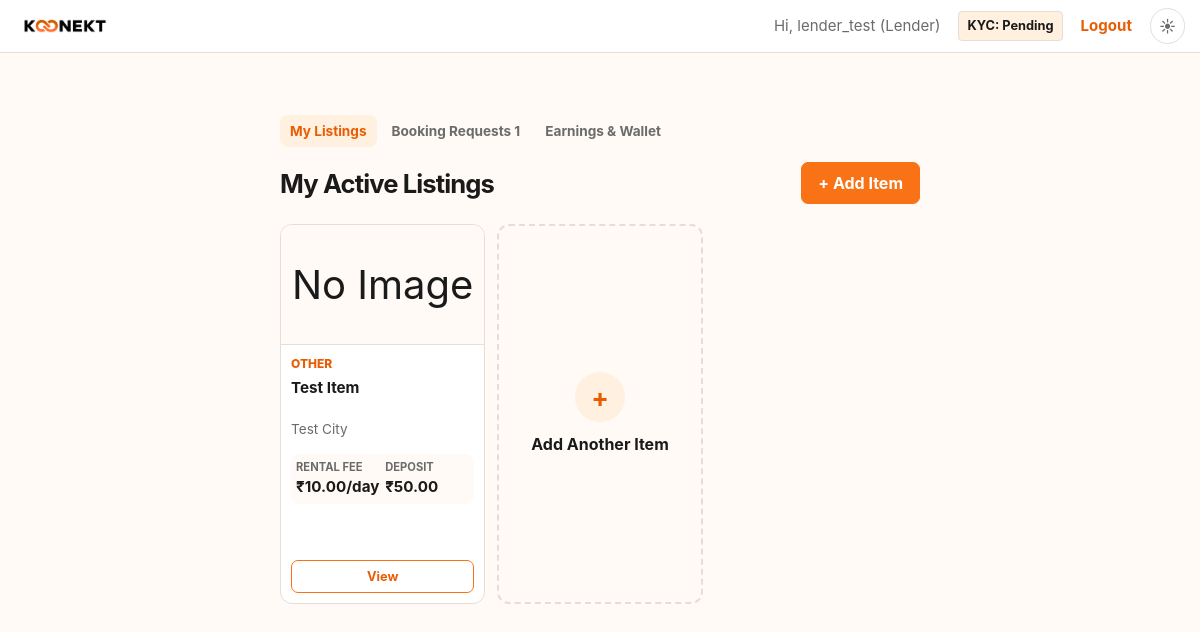
The page /product/lender/products/ (signed in) on the database its author committed.
### accounts/models.py (models this page shows, shortened)
class User(AbstractUser):
    class Role(models.TextChoices):
        RENTER = "RENTER", "Renter"
        LENDER = "LENDER", "Lender"
    class KYCStatus(models.TextChoices):
        PENDING = "PENDING", "Pending"
        VERIFIED = "VERIFIED", "Verified"
        REJECTED = "REJECTED", "Rejected"
    role = models.CharField(
        max_length=10,
        choices=Role.choices,
        default=Role.RENTER,
    )
    phone = models.CharField(max_length=15, blank=True)
    kyc_status = models.CharField(
        max_length=10,
        choices=KYCStatus.choices,
        default=KYCStatus.PENDING,
    )
    created_at = models.DateTimeField(auto_now_add=True)

### products/models.py (models this page shows, shortened)
class Product(models.Model):
    owner = models.ForeignKey(
        settings.AUTH_USER_MODEL,
        on_delete=models.CASCADE,
        related_name="products"
    )
    name = models.CharField(max_length=200)
    class Category(models.TextChoices):
        VEHICLES = "Vehicles", "Cars, Bikes & Vehicles"
        ELECTRONICS = "Electronics", "Electronics & Appliances"
        MOBILES = "Mobiles", "Mobiles & Tablets"
        FURNITURE = "Furniture", "Furniture & Decor"
        FASHION = "Fashion", "Fashion & Clothing"
        BOOKS_SPORTS = "Books & Sports", "Books, Sports & Hobbies"
        TOOLS = "Tools", "Tools & Machinery"
        OUTDOORS = "Outdoors", "Outdoors & Camping"
        ENTERTAINMENT = "Entertainment", "Gaming & Entertainment"
        PROPERTIES = "Properties", "Real Estate & Properties"
        OTHER = "Other", "Other"
    category = models.CharField(
        max_length=100,
        choices=Category.choices,
        default=Category.OTHER
    )
    description = models.TextField()
    rental_price = models.DecimalField(
        max_digits=10,
        decimal_places=2
    )
    security_deposit = models.DecimalField(
        max_digits=10,
        decimal_places=2
    )
    location = models.CharField(max_length=200)
    condition = models.CharField(max_length=100)
    image = models.ImageField(
        upload_to="products/",
        blank=True,
        null=True
    )
    available = models.BooleanField(default=True)
    created_at = models.DateTimeField(auto_now_add=True)

### products/views.py (the view)
# urls.py: path('lender/products/', views.lender_products, name='lender_products'),
@login_required
def lender_products(request):
    products = Product.objects.filter(owner=request.user)
    all_bookings = Booking.objects.filter(product__owner=request.user).order_by('-id')
    active_requests = all_bookings.exclude(
        status__iexact='COMPLETED'
    ).exclude(
        status__iexact='REJECTED'
    ).exclude(
        status__iexact='CANCELLED'
    )
    context = {
        'products': products,
        'active_requests': active_requests,
        'lender_bookings': all_bookings,
    }
    return render(request, 'products/product.html', context)

### products/templates/products/product.html (shortened to what this page needs)
{% extends "base.html" %}
{% block content %}
<div class="dashboard-wrapper">
    <div class="tab-nav">
        <button class="tab-nav-item active" onclick="switchTab('listingsTab', this)">
            My Listings
        </button>
        <button class="tab-nav-item" onclick="switchTab('requestsTab', this)">
            Booking Requests
            {% if active_requests %}
                <span class="badge">{{ active_requests|length }}</span>
            {% endif %}
        </button>
        <button class="tab-nav-item" onclick="switchTab('earningsTab', this)">
            Earnings & Wallet
        </button>
    </div>
    <section id="listingsTab" class="tab-content active">
        <div style="display: flex; justify-content: space-between; align-items: center; margin-bottom: 20px;">
            <h1 style="margin: 0; font-size: 1.6rem;">My Active Listings</h1>
            <button onclick="showAddProduct()" style="padding: 8px 16px;">+ Add Item</button>
        </div>
        <div class="listings-grid">
            {% for product in products %}
            <div class="product-card">
                <div class="product-image">
                    {% if product.image %}
                        <img src="{{ product.image.url }}" alt="{{ product.name }}">
                    {% else %}No Image{% endif %}
                </div>
                <div class="product-body">
                    <span class="product-category">{{ product.category }}</span>
                    <h2 class="product-title">{{ product.name }}</h2>
                    <p style="font-size: 0.85rem; margin-bottom: 15px;">{{ product.location }}</p>
                    <div class="product-meta">
                        <div>
                            <span class="product-meta-label">Rental Fee</span>
                            <span class="product-meta-value">₹{{ product.rental_price }}/day</span>
                        </div>
                        <div>
                            <span class="product-meta-label">Deposit</span>
                            <span class="product-meta-value">₹{{ product.security_deposit }}</span>
                        </div>
                    </div>
                    <div class="product-actions">
                        <button class="secondary-button" onclick="showProduct({
                            name: '{{ product.name|escapejs }}',
                            category: '{{ product.category|escapejs }}',
                            description: '{{ product.description|escapejs }}',
                            rental_price: '{{ product.rental_price }}',
                            security_deposit: '{{ product.security_deposit }}',
                            location: '{{ product.location|escapejs }}',
                            condition: '{{ product.condition|escapejs }}',
                            imageUrl: '{% if product.image %}{{ product.image.url }}{% endif %}'
                        })">View</button>
                    </div>
                </div>
            </div>
            {% empty %}
            <div style="grid-column: 1/-1; text-align: center; padding: 40px; color: var(--muted);">
                You haven't listed any items yet.
            </div>
            {% endfor %}
            <div class="product-card" style="border: 2px dashed var(--border); display: flex; align-items: center; justify-content: center; min-height: 380px; background: transparent; box-shadow: none;">
                <button class="secondary-button" onclick="showAddProduct()" style="border: none; text-align: center; display: flex; flex-direction: column; align-items: center; gap: 10px;">
                    <div style="width: 50px; height: 50px; border-radius: 50%; background: var(--orange-soft); color: var(--orange-deep); display: flex; align-items: center; justify-content: center; font-size: 26px;">+</div>
                    <strong>Add Another Item</strong>
                </button>
            </div>
        </div>
    </section>
</div>
{% endblock %}

### templates/base.html (shortened to what this page needs)
{% load static %}
<!DOCTYPE html>
<html lang="en">
<head>
  <link rel="stylesheet" href="{% static 'css/style.css' %}?v=2.0">
</head>
<body>
  <header class="navbar">
    <a href="{% url 'accounts:dashboard' %}" class="brand" aria-label="Koonekt home">
      <img src="{% static 'images/koonekt-logo.jpg' %}" alt="Koonekt" style="max-height: 40px; border-radius: 4px;">
    </a>
    <nav>
      {% if user.is_authenticated %}
      <span>Hi, {{ user.username }} ({{ user.role|title }})</span>
      <a href="{% url 'accounts:kyc_submit' %}"
        class="{% if user.kyc_status == 'VERIFIED' %}status-verified{% else %}status-pending{% endif %}"
        style="padding: 4px 8px; font-size: 0.8rem; border-radius: 4px; border: 1px solid var(--border);">
        KYC: {{ user.get_kyc_status_display }}
      </a>
      <a href="{% url 'accounts:logout' %}">Logout</a>
      {% else %}
      <a href="{% url 'accounts:login' %}">Login</a>
      <a href="{% url 'accounts:register' %}">Register</a>
      {% endif %}
      <button class="theme-toggle" type="button" aria-label="Toggle color theme" title="Toggle color theme">
        <span class="theme-toggle__sun" aria-hidden="true">☀</span>
      </button>
    </nav>
  </header>
  <main class="container">
    {% block content %}{% endblock %}
  </main>
</body>
</html>

### rows shown on the page
User: username "lender_test", role "Lender", kyc_status "Pending"
Product: image "No Image", category "OTHER", name "Test Item", location "Test City", rental_price "10.00", security_deposit "50.00"

### other values the page prints
{{ active_requests|length }} "1"
